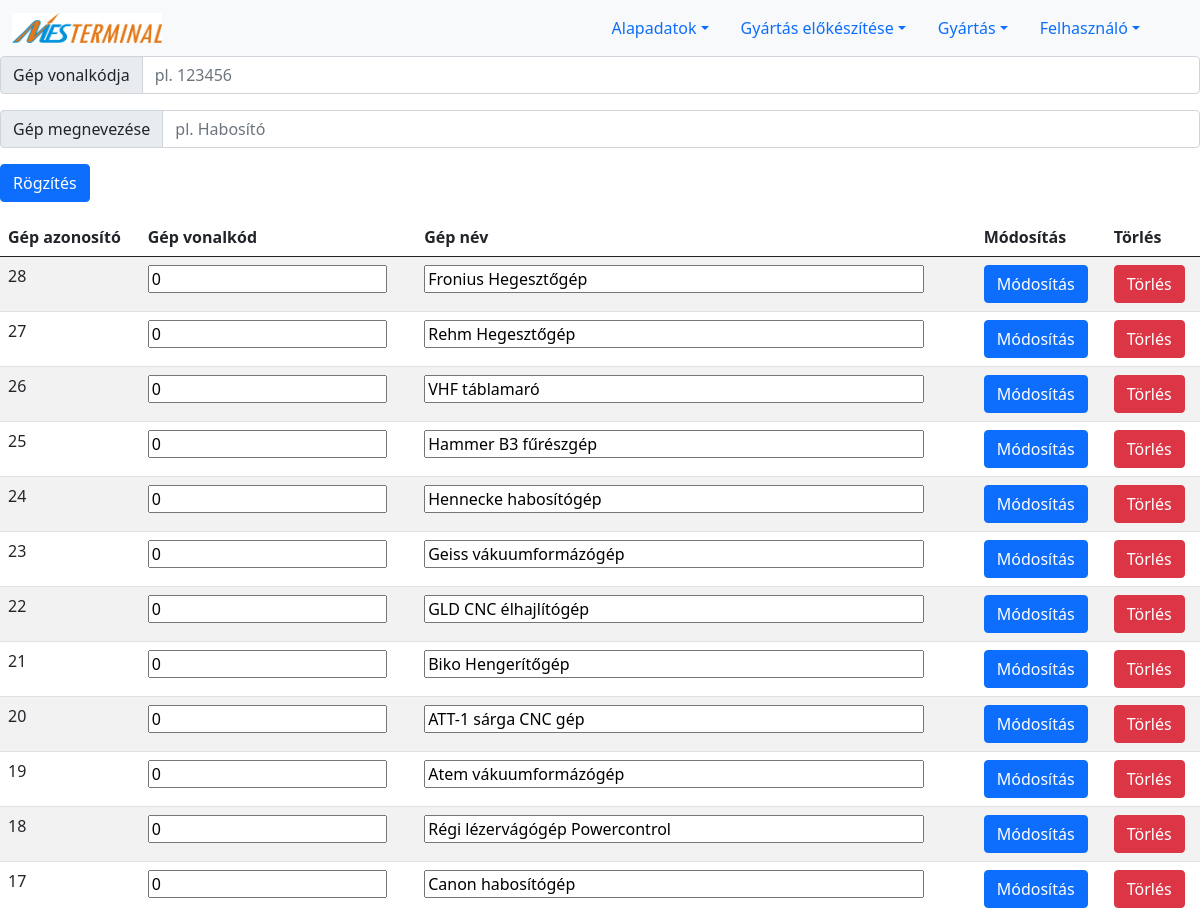
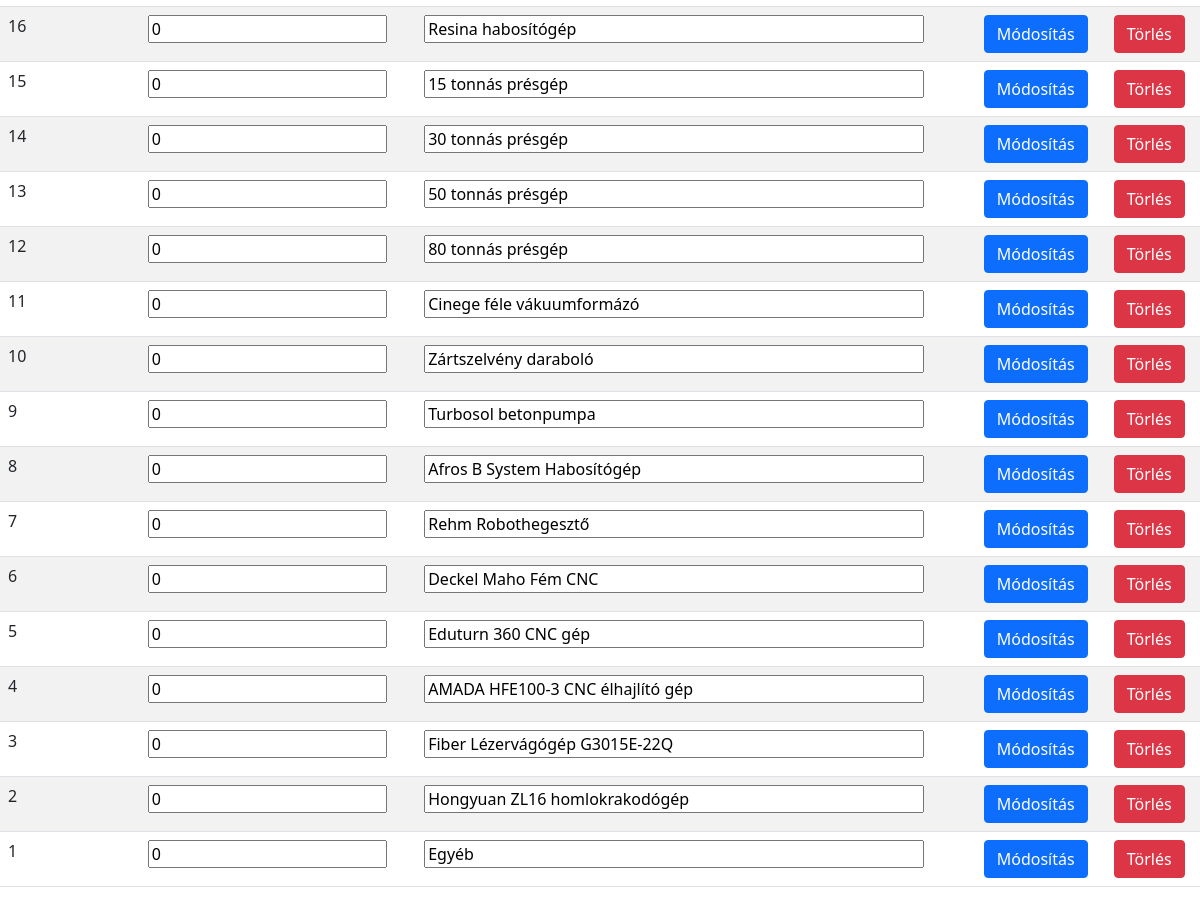
Before: /machine.php with the older database file (2 pictures, top to bottom).
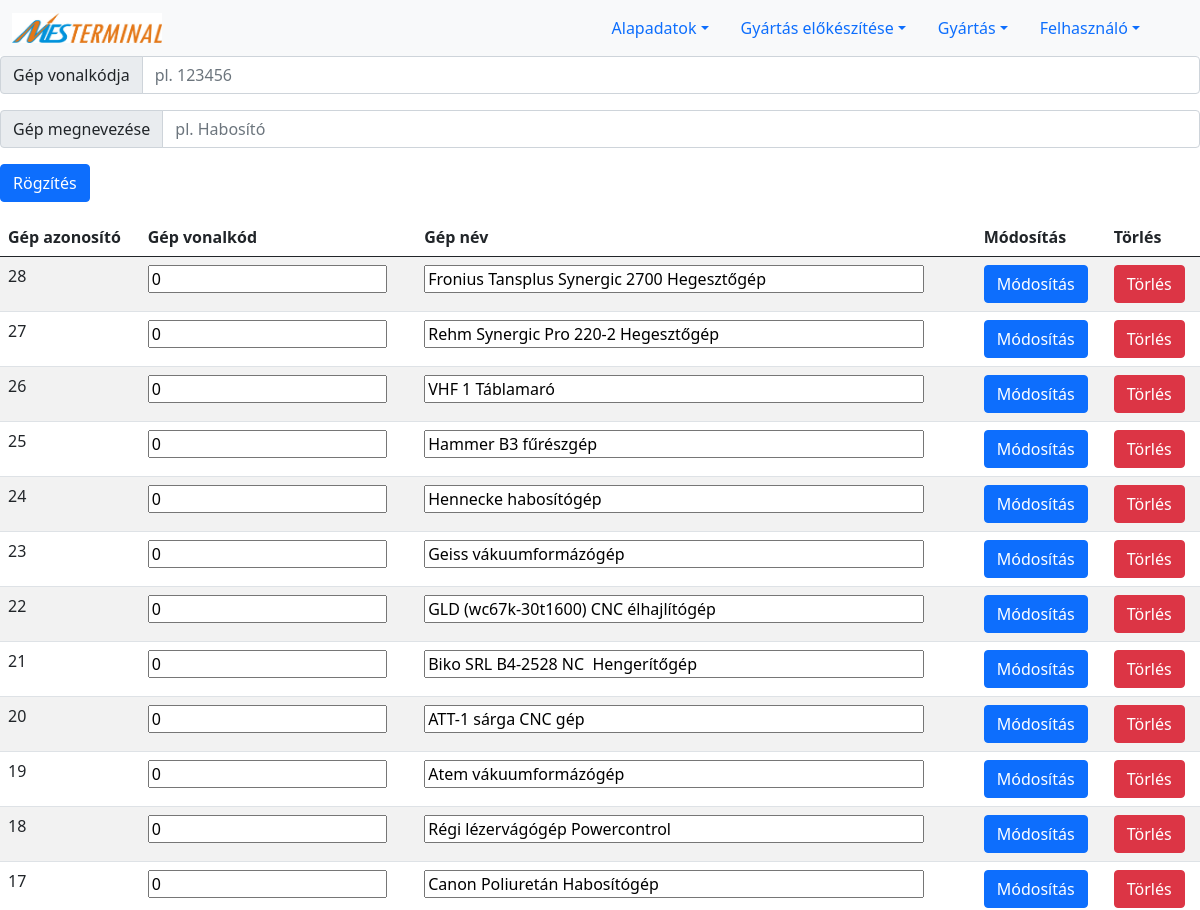
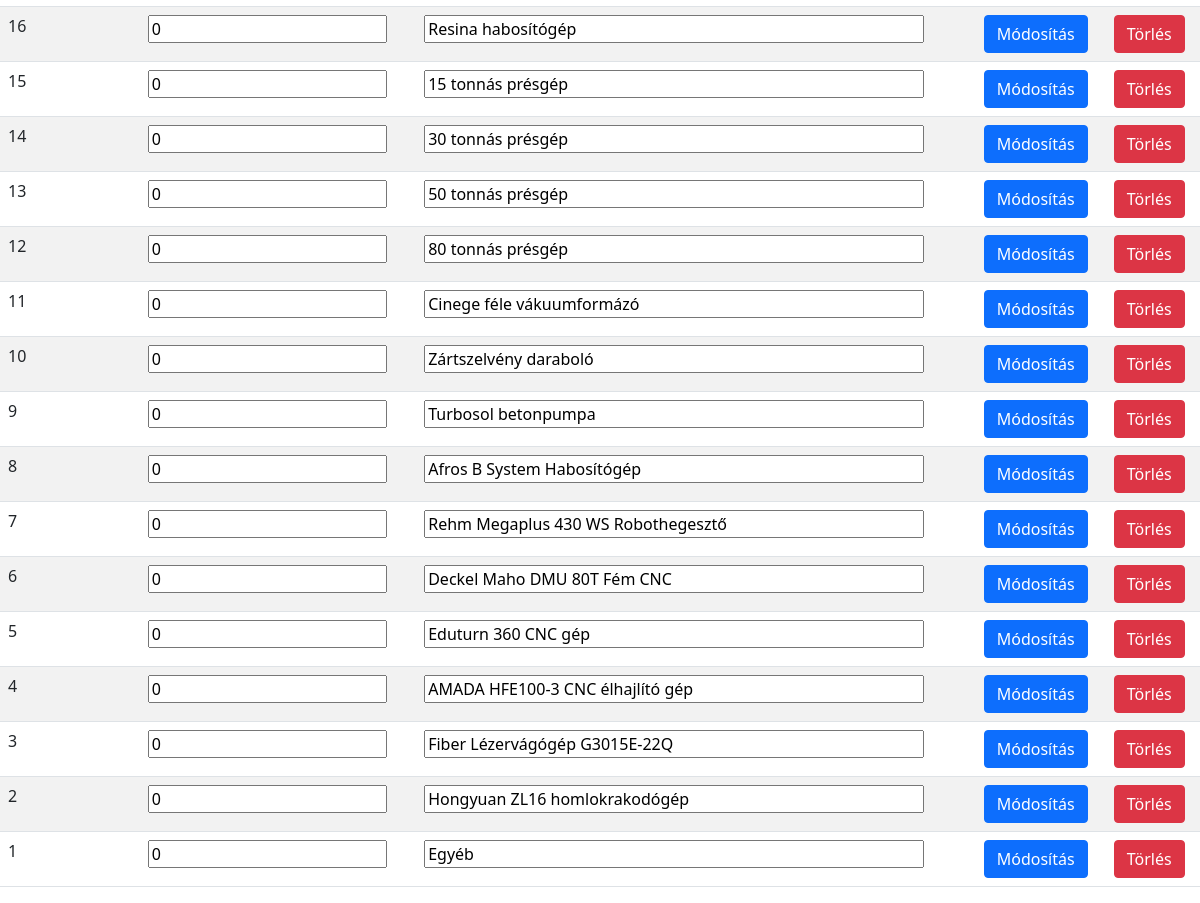
After: the same page with the newer database file (2 pictures, top to bottom).
### tables this page shows
CREATE TABLE `machine` (
  `ID` int(11) NOT NULL AUTO_INCREMENT,
  `barcode` varchar(11) DEFAULT NULL,
  `name` varchar(255) NOT NULL,
  PRIMARY KEY (`ID`)
);

### lists/listMachines.php (the view, shortened to what this page needs)
<?php
include "connection.php";
$sql="SELECT * from `machine` order by ID DESC";
$reultErrors = $conn -> query($sql);
if ($reultErrors->num_rows > 0) {
    print '
    <div style="overflow: hidden">
    <table class="table table-striped">
        <thead>
        <tr>
            <th scope="col">Gép azonosító</th>
            <th scope="col">Gép vonalkód</th>
            <th scope="col">Gép név</th>
            <th scope="col">Módosítás</th>
            <th scope="col">Törlés</th>
        </tr>
        </thead>
        <tbody>
        ';
    while($row = $reultErrors->fetch_assoc()) {
        print '
            <tr>
            <form action="feldolgozok/modifyMachine.php" method="POST">
            <td>'.$row["ID"].'</td>
            <td><input type="text" name="machine_barcode" value="'.$row["barcode"].'"></td>
            <td><input type="text" name="machine_name" value="'.$row["name"].'" style="width:500px"></td>
            <td><Button type="submit" name="machineId" value="'.$row["ID"].'" class="btn btn-primary">Módosítás</button>
            </form>
            <form action="feldolgozok/deleteMachine.php" method="POST">
            <td><Button type="submit" name="machineId" value="'.$row["ID"].'" class="btn btn-danger">Törlés</button>
            </form>
            </tr>';
    }
    print '
        </tbody>
        </table>
        </div>';
}
?>

Changed rows visible on the page:
changed machine id 28: machine_name "Fronius Hegesztőgép" → "Fronius Tansplus Synergic 2700 Hegesztőgép"
changed machine id 27: machine_name "Rehm Hegesztőgép" → "Rehm Synergic Pro 220-2 Hegesztőgép"
changed machine id 26: machine_name "VHF táblamaró" → "VHF 1 Táblamaró"
changed machine id 22: machine_name "GLD CNC élhajlítógép" → "GLD (wc67k-30t1600) CNC élhajlítógép"
changed machine id 21: machine_name "Biko Hengerítőgép" → "Biko SRL B4-2528 NC Hengerítőgép"
changed machine id 17: machine_name "Canon habosítógép" → "Canon Poliuretán Habosítógép"
changed machine id 7: machine_name "Rehm Robothegesztő" → "Rehm Megaplus 430 WS Robothegesztő"
changed machine id 6: machine_name "Deckel Maho Fém CNC" → "Deckel Maho DMU 80T Fém CNC"
